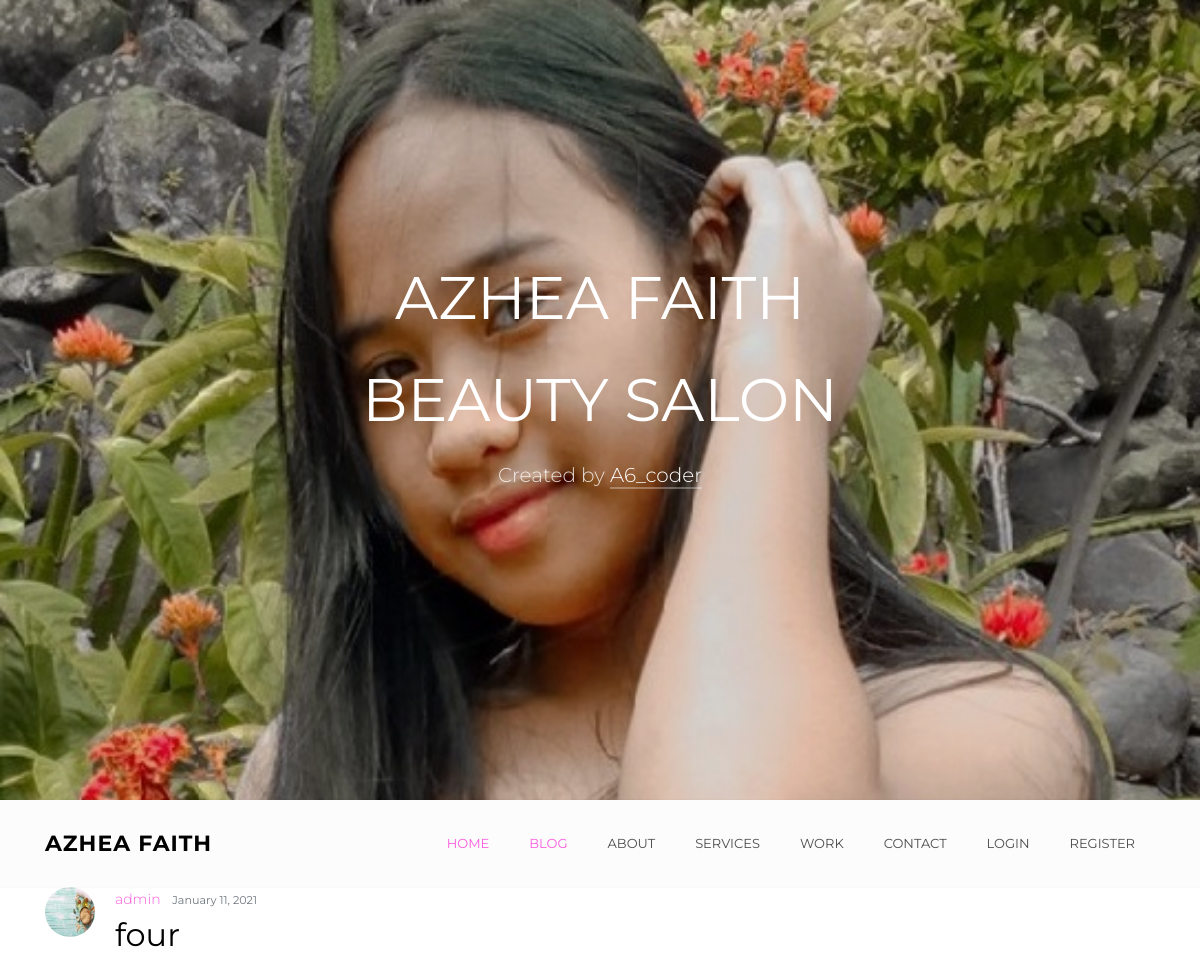
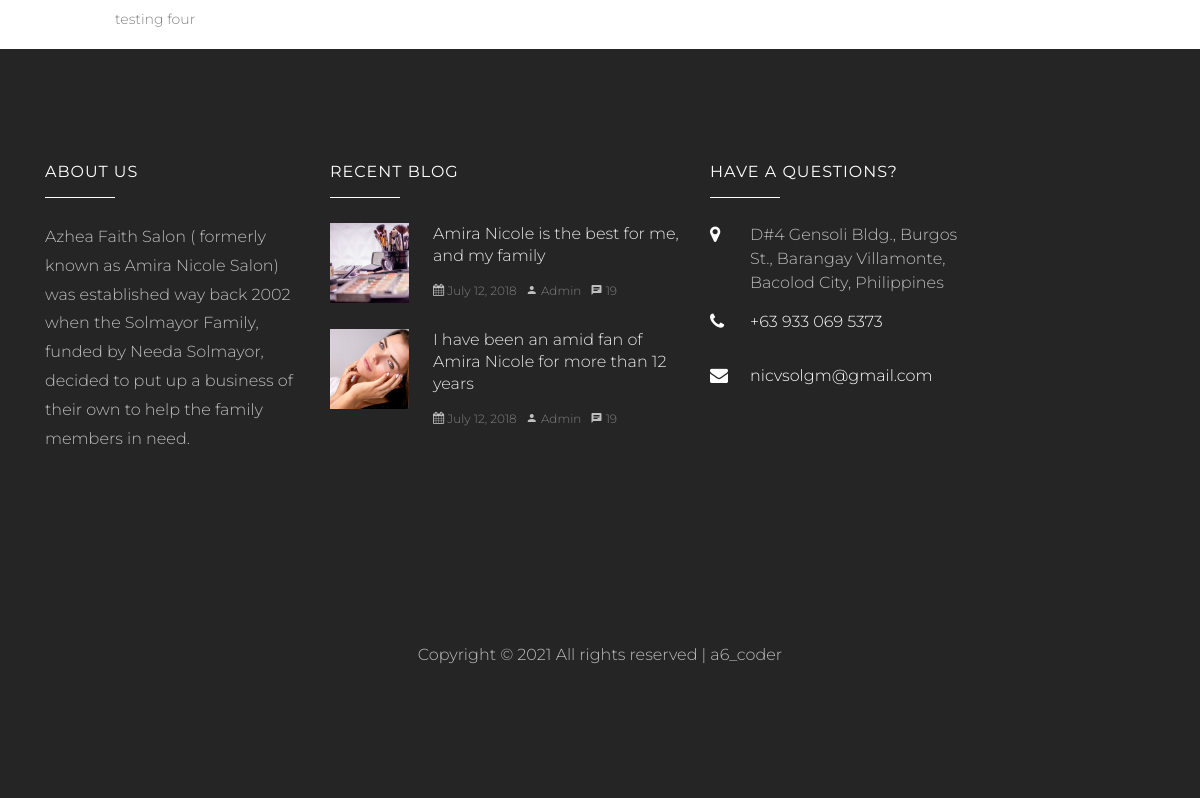
Screenshot of /blog/post/11/ with the database file from the repository (2 pictures, top to bottom).
### blog/models.py (models this page shows, shortened)
class Post(models.Model):
    title = models.CharField(max_length=100)
    content = models.TextField()
    date_posted = models.DateTimeField(default=timezone.now)
    author = models.ForeignKey(User, on_delete=models.CASCADE)

### users/models.py (models this page shows, shortened)
class Profile(models.Model):
    user = models.OneToOneField(User, on_delete=models.CASCADE)
    image = models.ImageField(default='default.jpg', upload_to='profile_pics')

### blog/views.py (the view)
# urls.py: path('post/<int:pk>/', PostDetailView.as_view(), name='post-detail'),
class PostDetailView(DetailView):
    model = Post

### blog/templates/blog/post_detail.html (shortened to what this page needs)
{% extends "base.html" %} {% block content %}
<article class="media content-section">
  <img
    class="test rounded-circle article-img"
    src="{{ object.author.profile.image.url }}"
  />
  <div class="media-body">
    <div class="article-metadata">
      <a class="mr-2" href="{% url 'user-posts' object.author.username %}"
        >{{ object.author }}</a
      >
      <small class="text-muted">{{ object.date_posted|date:"F d, Y" }}</small>
    </div>
    <h2 class="article-title">{{ object.title }}</h2>
    <p class="article-content">{{ object.content }}</p>
  </div>
</article>
{% endblock content %}

### website/templates/base.html (style rules this page uses)
.test { height: 50px; width: 50px; margin-right: 20px; margin-bottom: 20px; }

### rows the page displays
Post: author.profile.image (placeholder picture), author "admin", date_posted "January 11, 2021", title "four", content "testing four"
